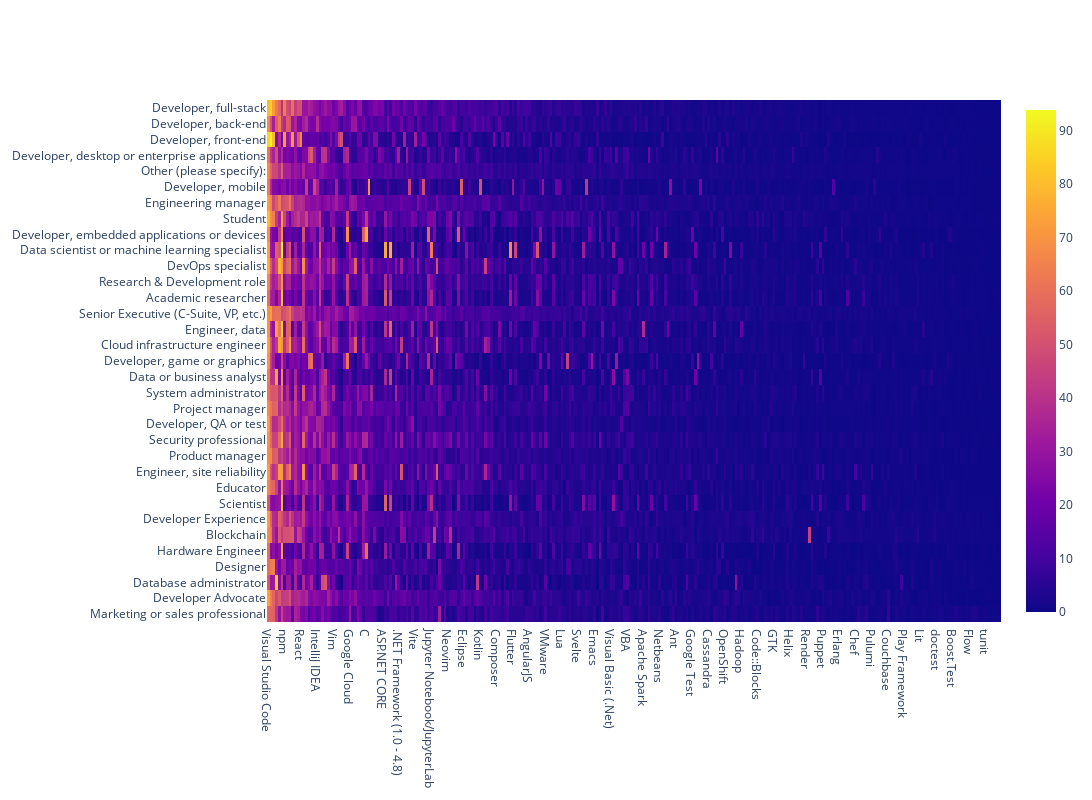

This figure's notebook cell:
### Code cell
fig = go.Figure(data=go.Heatmap(z=skills_jobs, x = skills_jobs.columns , y = skills_jobs.index))
fig.update_layout(width=5000, height=800)
fig.show()
fig.write_html('Skills_Jobs.html')

### Figure 1 — Plotly figure (JSON) as saved in the notebook; plotly's stock layout.template omitted (floating-point values rounded to 4 significant figures; data arrays with more than 128 entries replaced by an {"elided": "..."} marker saying what was removed)
{"data": [{"type": "heatmap", "x": {"elided": "270 str values"}, "y": ["Marketing or sales professional", "Developer Advocate", "Database administrator", "Designer", "Hardware Engineer", "Blockchain", "Developer Experience", "Scientist", "Educator", "Engineer, site reliability", "Product manager", "Security professional", "Developer, QA or test", "Project manager", "System administrator", "Data or business analyst", "Developer, game or graphics", "Cloud infrastructure engineer", "Engineer, data", "Senior Executive (C-Suite, VP, etc.)", "Academic researcher", "Research & Development role", "DevOps specialist", "Data scientist or machine learning specialist", "Developer, embedded applications or devices", "Student", "Engineering manager", "Developer, mobile", "Other (please specify):", "Developer, desktop or enterprise applications", "Developer, front-end", "Developer, back-end", "Developer, full-stack"], "z": {"elided": "33x270 float values"}}], "layout": {"height": 800, "width": 5000}}
